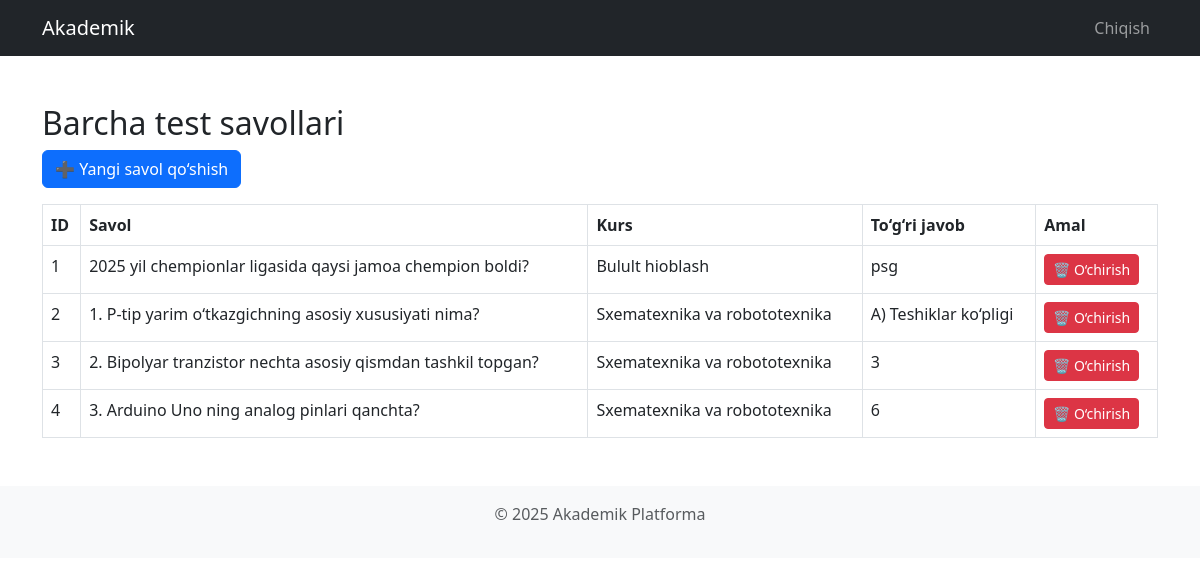
Screenshot of /Web_dasturlash_7_ballik_topshriq/admin_questions.php (signed in) with the database file from the repository.
### tables this page shows
CREATE TABLE `questions` (
  `id` int(11) NOT NULL,
  `course_id` int(11) DEFAULT NULL,
  `question` text NOT NULL,
  `option1` varchar(255) NOT NULL,
  `option2` varchar(255) NOT NULL,
  `option3` varchar(255) NOT NULL,
  `option4` varchar(255) NOT NULL,
  `correct_option` tinyint(4) NOT NULL,
  `teacher_id` int(11) DEFAULT NULL,
  `test_id` int(11) NOT NULL
);

CREATE TABLE `courses` (
  `id` int(11) NOT NULL,
  `title` varchar(255) NOT NULL,
  `description` text NOT NULL,
  `teacher_id` int(11) DEFAULT NULL
);

### Web_dasturlash_7_ballik_topshriq/admin_questions.php (the view, shortened to what this page needs)
<?php
include("config.php");
$questions = $conn->query("SELECT questions.*, courses.title AS course_title FROM questions JOIN courses ON questions.course_id = courses.id");
include("templates/header.php");
?>
<div class="container mt-5">
    <h2>Barcha test savollari</h2>
    <a href="question_create.php" class="btn btn-primary mb-3">➕ Yangi savol qo‘shish</a>
    <table class="table table-bordered">
        <thead>
            <tr>
                <th>ID</th>
                <th>Savol</th>
                <th>Kurs</th>
                <th>To‘g‘ri javob</th>
                <th>Amal</th>
            </tr>
        </thead>
        <tbody>
        <?php while ($q = $questions->fetch_assoc()): ?>
            <tr>
                <td><?= $q['id'] ?></td>
                <td><?= htmlspecialchars($q['question']) ?></td>
                <td><?= htmlspecialchars($q['course_title']) ?></td>
                <td><?= htmlspecialchars($q['option' . $q['correct_option']]) ?></td>
                <td>
                    <a href="?delete=<?= $q['id'] ?>" class="btn btn-danger btn-sm" onclick="return confirm('Ushbu savolni o‘chirmoqchimisiz?')">🗑 O‘chirish</a>
                </td>
            </tr>
        <?php endwhile; ?>
        </tbody>
    </table>
</div>
<?php include("templates/footer.php"); ?>

### Web_dasturlash_7_ballik_topshriq/templates/header.php (shortened to what this page needs)
<!DOCTYPE html>
<html lang="uz">
<head>
    <link href="https://cdn.jsdelivr.net/npm/bootstrap@5.3.0/dist/css/bootstrap.min.css" rel="stylesheet">
</head>
<body>
<nav class="navbar navbar-expand-lg navbar-dark bg-dark">
    <div class="container">
        <a class="navbar-brand" href="dashboard.php">Akademik</a>
        <div class="collapse navbar-collapse">
            <ul class="navbar-nav ms-auto">
                <?php if (isset($_SESSION['role'])): ?>
                    <li class="nav-item"><a class="nav-link" href="logout.php">Chiqish</a></li>
                <?php else: ?>
                    <li class="nav-item"><a class="nav-link" href="login.php">Kirish</a></li>
                <?php endif; ?>
            </ul>
        </div>
    </div>
</nav>

### Web_dasturlash_7_ballik_topshriq/templates/footer.php (shortened to what this page needs)
<footer class="bg-light text-center text-muted py-3 mt-5">
    <p>© <?= date("Y") ?> Akademik Platforma</p>
</footer>
</body>
</html>

### rows the page displays
questions: id "1", question "2025 yil chempionlar ligasida qaysi jamoa chempion boldi?", course.title "Bulult hioblash", option3 "psg"
questions: id "2", question "1. P-tip yarim o‘tkazgichning asosiy xususiyati nima?", course.title "Sxematexnika va robototexnika", option1 "A) Teshiklar ko‘pligi"
questions: id "3", question "2. Bipolyar tranzistor nechta asosiy qismdan tashkil topgan?", course.title "Sxematexnika va robototexnika", correct_option "3"
questions: id "4", question "3. Arduino Uno ning analog pinlari qanchta?", course.title "Sxematexnika va robototexnika", option4 "6"
